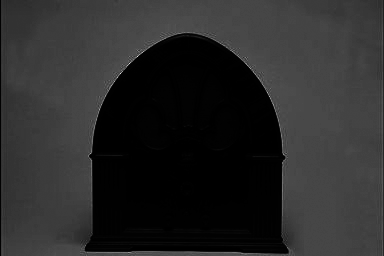
%> input picture image_enhancement/radio.tif, 384 x 256 px
$ octave gamma_test.m   (GNU Octave 9; MATLAB toolbox functions it lacks are replaced by stand-ins)
%> lines starting %> are read from the running program, lines starting %| are printed output that depends on the picture
clc, clear, close all

img = imread("radio.tif"); %lê a imagem que será palicado o log
%> img is the input picture: size 256x384 uint8; min 0, max 224, mean 41.7

figure(30)
subplot(1,5,1)
imshow(img)
title('Original Image')

gamma_array = [0.1, 0.4, 2, 10];
for i = 1:1:length(gamma_array)
    subplot(1,5,i+1)
    imgamma = enhancement_utils.apply_gamma(img, gamma_array(i), 1); %aplica o log
    imshow(imgamma)
    title('Gamma = ' + string(gamma_array(i)))
end
%> this loop made 4 passes
%> pass 1, `imgamma = enhancement_utils.apply_gamma(img, gamma_array(i), 1);`:
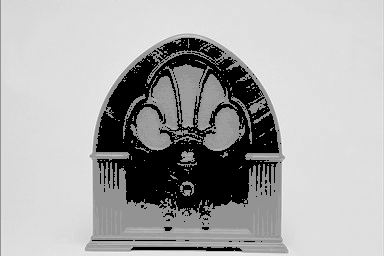
%> imgamma: size 256x384 uint8; min 0, max 252, mean 172
%> pass 2, `imgamma = enhancement_utils.apply_gamma(img, gamma_array(i), 1);`:
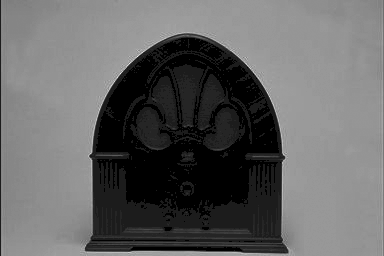
%> imgamma: size 256x384 uint8; min 0, max 242, mean 100.3
%> pass 3, `imgamma = enhancement_utils.apply_gamma(img, gamma_array(i), 1);`:
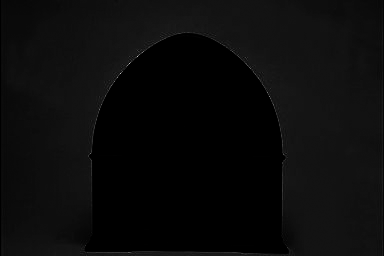
%> imgamma: size 256x384 uint8; min 0, max 197, mean 10.8
%> after the loop:
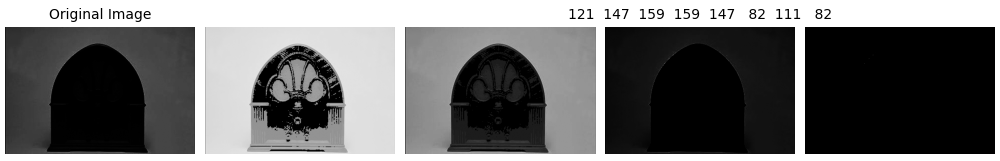
%> figure redrawn from the program's plot data, 5 panels

$ run again, with image_enhancement/xray01.png saved as image_enhancement/radio.tif
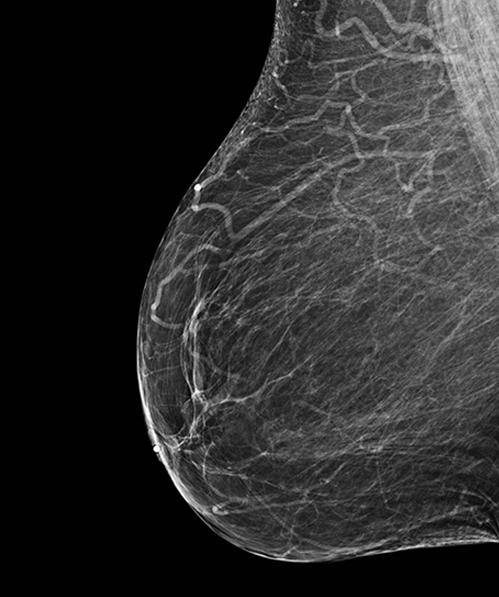
%> input picture image_enhancement/xray01.png, 499 x 597 px
%> img is the input picture: size 597x499 uint8; min 0, max 255, mean 44.2
%> the loop `for i = 1:1:length(gamma_array)` made 4 passes
%> pass 1, `imgamma = enhancement_utils.apply_gamma(img, gamma_array(i), 1);`:
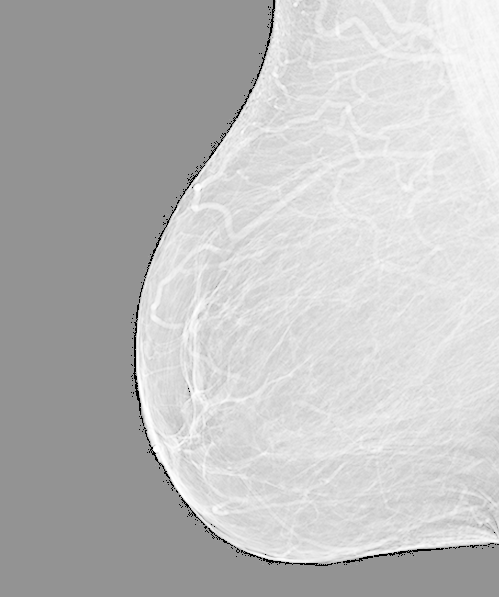
%> imgamma: size 597x499 uint8; min 0, max 255, mean 190.8
%> pass 3, `imgamma = enhancement_utils.apply_gamma(img, gamma_array(i), 1);`:
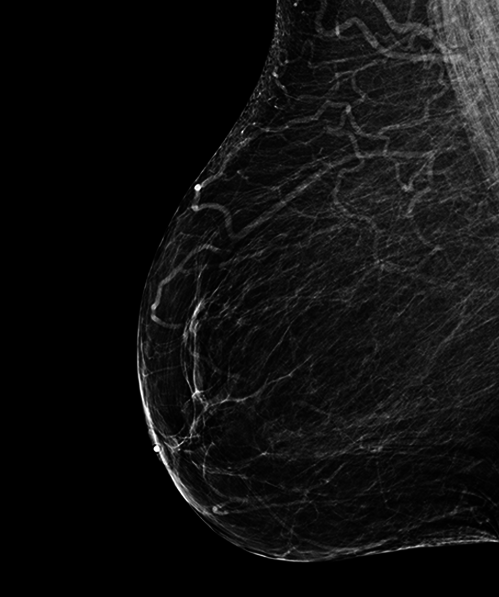
%> imgamma: size 597x499 uint8; min 0, max 255, mean 15.5
